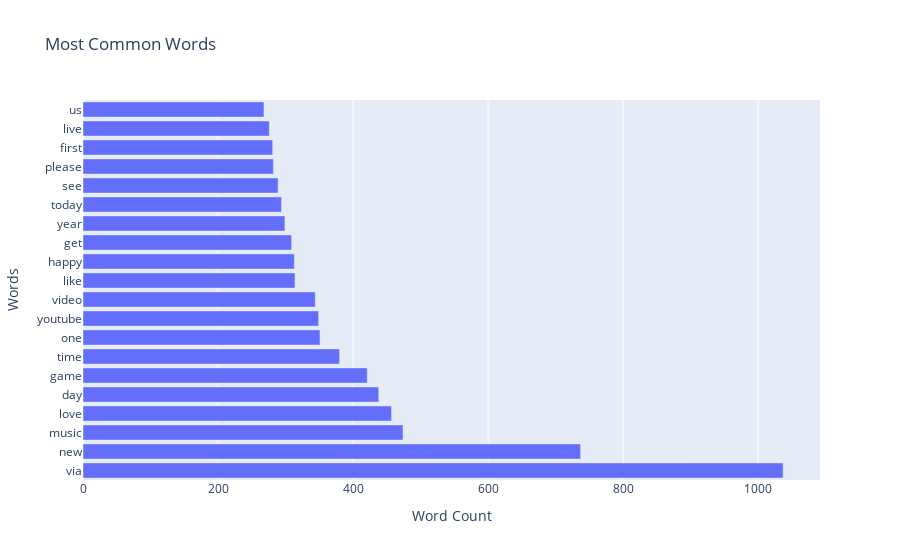

The cell this chart's notebook holds for it:
### Markdown cell above
### Removing Stop Words and placeholders like {{USERNAME}} and {{URL}} and also selecting needed columns
Refine the text data by removing stopwords, as well as placeholders like {{USERNAME}} and {{URL}}  and then  generate a new word cloud. This entails using Python's natural language processing tools like NLTK for handling stopwords and regular expressions for removing specific patterns.

### Code cell
# Ensure stopwords are downloaded
nltk.download('stopwords')

# Assuming 'df' is your DataFrame and it contains columns 'text' and 'label'
df = df[['text', 'label']]  # Keep only relevant columns

# Function to clean text
def clean_text(text):
    # Replace placeholders with space
    text = re.sub(r'\{\{USERNAME\}\}', ' ', text)
    text = re.sub(r'\{\{URL\}\}', ' ', text)
    # Remove anything that is not a letter
    text = re.sub(r'[^a-zA-Z]', ' ', text)
    # Convert text to lowercase
    text = text.lower()
    # Remove stopwords
    stop_words = set(stopwords.words('english'))
    words = text.split()
    text = ' '.join(word for word in words if word not in stop_words)
    return text

# Apply the cleaning function to the text
df['clean_text'] = df['text'].apply(clean_text)

# Collect all cleaned text into a single string for analysis
all_clean_text = ' '.join(df['clean_text'])

# Function to generate visualizations: Word Cloud and Bar Plot
def generate_new_visualizations(text):
    
    # Calculate the frequency of words and prepare for the bar plot
    word_freq = Counter(text.split())
    common_words = word_freq.most_common(20)
    words, counts = zip(*common_words)

    # Bar plot for the most frequent words
    fig_common_words = go.Figure(go.Bar(x=counts, y=words, orientation='h'))
    fig_common_words.update_layout(title='Most Common Words', xaxis_title='Word Count', yaxis_title='Words')
    fig_common_words.show()

    # Generate Word Cloud
    wordcloud = WordCloud(width=800, height=400, background_color='white').generate(text)
    fig_wordcloud = px.imshow(wordcloud, title="Word Cloud")
    fig_wordcloud.update_xaxes(visible=False)
    fig_wordcloud.update_yaxes(visible=False)
    fig_wordcloud.show()


# Generate the visualizations
generate_new_visualizations(all_clean_text)

### Figure 1 — Plotly figure (JSON) as saved in the notebook; plotly's stock layout.template omitted (floating-point values rounded to 4 significant figures)
{"data": [{"orientation": "h", "type": "bar", "x": [1037, 737, 474, 457, 438, 421, 380, 351, 349, 344, 314, 313, 309, 299, 294, 289, 282, 281, 276, 268], "y": ["via", "new", "music", "love", "day", "game", "time", "one", "youtube", "video", "like", "happy", "get", "year", "today", "see", "please", "first", "live", "us"]}], "layout": {"title": {"text": "Most Common Words"}, "xaxis": {"title": {"text": "Word Count"}}, "yaxis": {"title": {"text": "Words"}}}}
